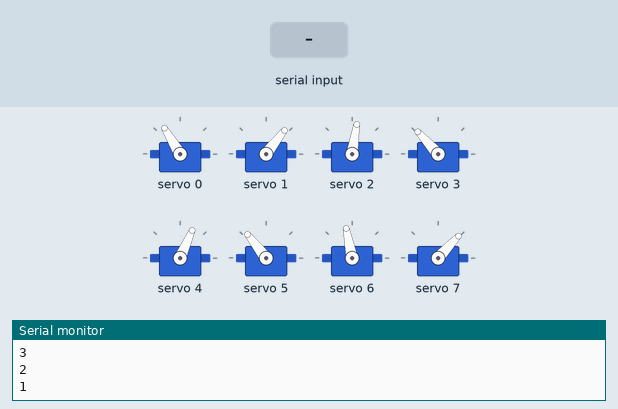
A sketch run on a simulated ESP32. Shown: 8 × servo, the last lines printed to the serial monitor. The test bench sets the inputs (shaded band).

Above: at 12.2 s.
12.3 s: "2" received over Serial
At 12.99 s:
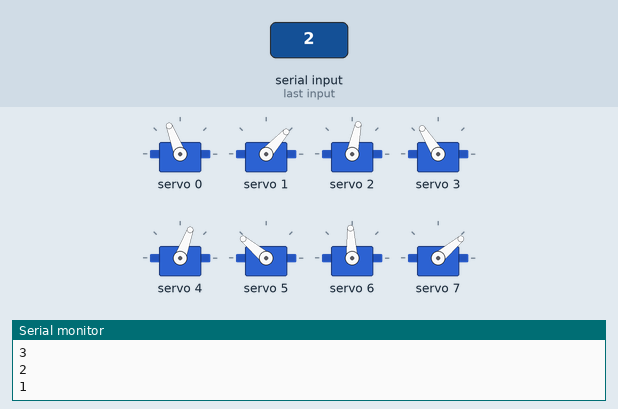
At 13.49 s:
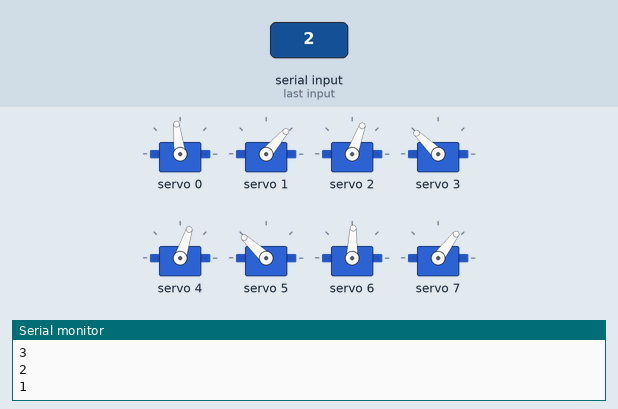
15.3 s: "1" received over Serial
18.3 s: "0" received over Serial
At 18.8 s:
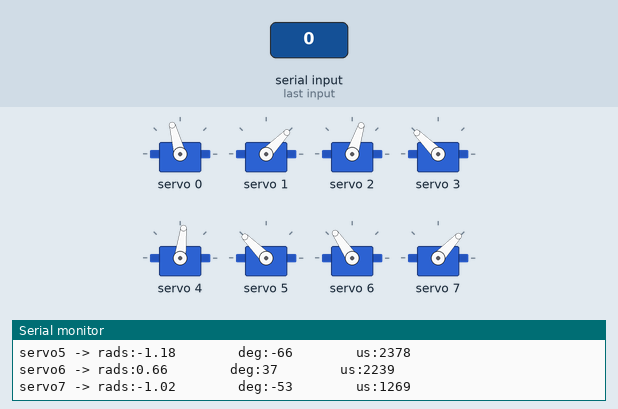
Timing chart, 0 to 21.3 s (numbered marks = the images above; inputs shaded):
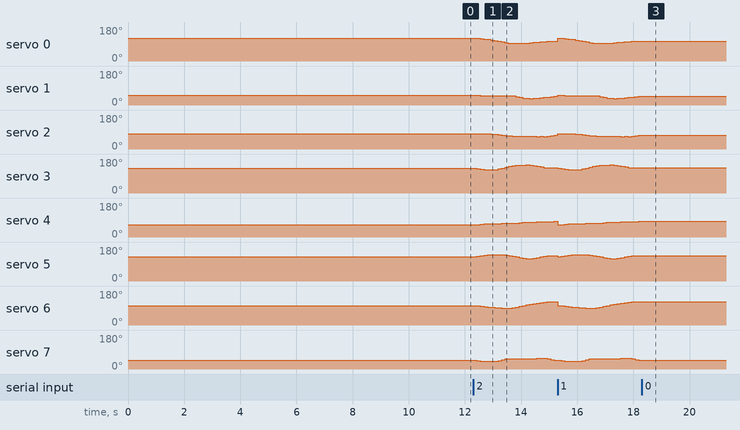

The sketch:

3D_SS_61.ino
```cpp
// HOW TO:
// ------------------------------
// Serial input = 2 -> Steps through gait sequence once and stops at the end.
// Serial input = 1 -> Steps through gait sequence in a loop.
// Serial input = 0 -> Stops infinite loop at the node where it is at that moment

//Gait template
#include <Wire.h>
#include <Adafruit_PWMServoDriver.h>

Adafruit_PWMServoDriver pca9685 = Adafruit_PWMServoDriver();

#define SERVO_FREQ 300
#define SER0 0 //Hip 1
#define SER1 1 //Knee 1
#define SER2 2 //Hip 2
#define SER3 3 //Knee 2
#define SER4 4 //Hip 3
#define SER5 5 //Knee 3
#define SER6 6 //Hip 4
#define SER7 7 //Knee 4

// Insert servo angles here:
// For 3D gaits, these angles are obtained from linearisation.py
// For 2D gaits, these angles are obtained from 2D_trajectory_reader.py
float SS_servo0[] = {-0.66890019, -0.66549029, -0.61313975, -0.55510135, -0.4926264 , -0.42113261, -0.3410453 , -0.26046873, -0.17897006, -0.09741784, -0.01629057,  0.01088644, -0.00920298, -0.02111734, -0.03264114, -0.04868879, -0.07706101, -0.11175084, -0.14880951, -0.18427053, -0.21644856, -0.24684957, -0.26778507, -0.28417747, -0.29835548, -0.31357055, -0.33388549, -0.36442296, -0.40193927, -0.4398199 , -0.47850598, -0.51720948, -0.54375819, -0.56089141, -0.58003874, -0.59939552, -0.61912214, -0.6266456 , -0.63316253, -0.63794832, -0.64355068, -0.65760759};
float SS_servo1[] = {0.85594661, 0.87628806, 0.90315197, 0.92612519, 0.94425629, 0.95350375, 0.95393744, 0.95398823, 0.94623799, 0.93289087, 0.91304852, 0.95193913, 1.07243811, 1.16112029, 1.23358856, 1.28656977, 1.29324646, 1.26291063, 1.22719606, 1.18857915, 1.15406835, 1.12918238, 1.06675365, 1.00226153, 0.93561242, 0.87455473, 0.85501921, 0.91023256, 0.98654779, 1.05407633, 1.11248629, 1.16754177, 1.19518662, 1.1985783 , 1.20551155, 1.21260151, 1.20032724, 1.13012904, 1.05301725, 0.97148115, 0.89797883, 0.85183927};
float SS_servo2[] = {-0.31476735, -0.32539797, -0.33733714, -0.34950284, -0.36091807, -0.38928677, -0.43573869, -0.48586621, -0.53738133, -0.58831839, -0.62751229, -0.64269065, -0.64687388, -0.6456702 , -0.64862809, -0.65542456, -0.66019013, -0.66141125, -0.66523979, -0.66184993, -0.66383646, -0.64626509, -0.59836722, -0.53915721, -0.47960386, -0.41983456, -0.35065309, -0.27054634, -0.18978153, -0.1090455 , -0.02839954,  0.04534453,  0.02717502, -0.01627925, -0.05533786, -0.09050955, -0.12881758, -0.1660071 , -0.1998664 , -0.23519453, -0.27015459, -0.30342217};
float SS_servo3[] = {0.88528227, 0.81741371, 0.73827749, 0.66981706, 0.61282965, 0.61594062, 0.68561622, 0.77691396, 0.87809628, 0.9831063 , 1.0844762 , 1.16729006, 1.22164406, 1.25488052, 1.28326276, 1.29588273, 1.25893827, 1.18598882, 1.10852868, 1.01767919, 0.94312234, 0.90410847, 0.93063965, 0.95221646, 0.97412082, 0.99575883, 0.98780518, 0.93757523, 0.91149821, 0.87164223, 0.80788088, 0.76253279, 0.80119494, 0.87088474, 0.93389733, 0.98660948, 1.01947344, 1.00336012, 0.97018573, 0.93877705, 0.91347143, 0.89928103};
float SS_servo4[] = { 0.64908535,  0.64704088,  0.62604231,  0.60554098,  0.58541186,  0.56367712,  0.54423776,  0.52945813,  0.51780549,  0.50867795,  0.49966508,  0.48739395,  0.46444539,  0.43461138,  0.40340471,  0.37409271,  0.35848191,  0.3543542 ,  0.3483198 ,  0.34274077,  0.331118  ,  0.31241733,  0.28555126,  0.24755358,  0.20682081,  0.16586513,  0.12422295,  0.08710085,  0.04902131,  0.00522521, -0.04540956, -0.05378166,  0.02054147,  0.10144947,  0.18238845,  0.26352833,  0.34005086,  0.40622481,  0.46658226,  0.52334616,  0.59127339,  0.64379775};
float SS_servo5[] = {-1.00823555, -1.08825575, -1.15147337, -1.209762  , -1.25862576, -1.28000078, -1.27335748, -1.25796597, -1.23596329, -1.21077071, -1.16357967, -1.08024921, -0.98658154, -0.89004927, -0.80398546, -0.73937531, -0.74847618, -0.81668993, -0.89618064, -0.98192716, -1.05304512, -1.10057919, -1.14652062, -1.16406181, -1.17871616, -1.19578526, -1.1765135 , -1.0927624 , -0.99887363, -0.90353427, -0.80526162, -0.77334128, -0.83363703, -0.8720257 , -0.95001703, -1.01847677, -1.04291065, -1.02941197, -1.00704471, -0.98124449, -0.96770893, -0.97630595};
float SS_servo6[] = { 0.19102416,  0.17492175,  0.13913602,  0.102324  ,  0.06343817,  0.02645679, -0.00613505, -0.03430221, -0.06528398, -0.09879951, -0.09629626, -0.02497581,  0.05560626,  0.13682094,  0.21777604,  0.29785013,  0.37237919,  0.43229475,  0.4862774 ,  0.54713911,  0.59751072,  0.63168271,  0.66235397,  0.66265107,  0.66377544,  0.66197463,  0.65386332,  0.62828671,  0.60031491,  0.57735952,  0.55840864,  0.53059227,  0.47960798,  0.42616571,  0.37414985,  0.32261661,  0.28121673,  0.26438041,  0.25174869,  0.23497268,  0.21906871,  0.19791312};
float SS_servo7[] = {-0.94474298, -1.01407192, -1.05856342, -1.09570757, -1.1152518 , -1.10511776, -1.0559488 , -0.99339573, -0.9109147 , -0.81578005, -0.76375442, -0.78604978, -0.79188223, -0.79328604, -0.79354088, -0.79273114, -0.78627294, -0.76495501, -0.73627126, -0.71296173, -0.71558422, -0.76476727, -0.8598098 , -0.94146793, -1.0236444 , -1.10300102, -1.14809591, -1.111672  , -1.06445385, -1.03421803, -1.0202356 , -0.99068035, -0.91466483, -0.83313457, -0.7514115 , -0.67019458, -0.62816487, -0.6747789 , -0.74231911, -0.80710082, -0.8732159 , -0.91786231};

int node=0;
int first=0;
int input=0;
int end_time=0;
int time_step=120000;
int steps = sizeof(SS_servo0)/sizeof(SS_servo0[0]);
int one_print = 0;

// -------------------Joint configurations-------------------
int servo0=0;
int servo0_deg=0;
int servo1=0;
int servo1_deg=0;
int servo2=0;
int servo2_deg=0;
int servo3=0;
int servo3_deg=0;
int servo4=0;
int servo4_deg=0;
int servo5=0;
int servo5_deg=0;
int servo6=0;
int servo6_deg=0;
int servo7=0;
int servo7_deg=0;

void setup() {
  Serial.begin(115200);
  pca9685.begin();

  pca9685.setOscillatorFrequency(27000000); //Value between 24MHz and 27MHz, tuned for this setup
  pca9685.setPWMFreq(SERVO_FREQ);
  delay (1000);

  servo0_deg=SS_servo0[0]/3.14159265*180;
  servo0=map(servo0_deg,-38,90,2200,1030);
  servo1_deg=SS_servo1[0]/3.14159265*180;
  servo1=map(servo1_deg,-90,90,2600,950);
  servo2_deg=SS_servo2[0]/3.14159265*180;
  servo2=map(servo2_deg,-38,90,1510,2730);
  servo3_deg=SS_servo3[0]/3.14159265*180;
  servo3=map(servo3_deg,-90,90,1100,2700);
  servo4_deg=SS_servo4[0]/3.14159265*180;
  servo4=map(servo4_deg,-90,38,2700,1500);
  servo5_deg=SS_servo5[0]/3.14159265*180;
  servo5=map(servo5_deg,-90,90,2600,930);
  servo6_deg=SS_servo6[0]/3.14159265*180;
  servo6=map(servo6_deg,-90,38,850,2250);
  servo7_deg=SS_servo7[0]/3.14159265*180;
  servo7=map(servo7_deg,-90,90,920,2620);

  pca9685.setPWM(SER0,0,servo0);
  pca9685.setPWM(SER1,0,servo1);
  pca9685.setPWM(SER2,0,servo2);
  pca9685.setPWM(SER3,0,servo3);
  pca9685.setPWM(SER4,0,servo4);
  pca9685.setPWM(SER5,0,servo5);
  pca9685.setPWM(SER6,0,servo6);
  pca9685.setPWM(SER7,0,servo7);

  Serial.print("Node:");
  Serial.println(node);
  Serial.print("servo0 -> rads:");
  Serial.print(SS_servo0[node]);
  Serial.print("        deg:");
  Serial.print(servo0_deg);
  Serial.print("        us:");
  Serial.println(servo0);
  Serial.print("servo1 -> rads:");
  Serial.print(SS_servo1[node]);
  Serial.print("        deg:");
  Serial.print(servo1_deg);
  Serial.print("        us:");
  Serial.println(servo1);
  Serial.print("servo2 -> rads:");
  Serial.print(SS_servo2[node]);
  Serial.print("        deg:");
  Serial.print(servo2_deg);
  Serial.print("        us:");
  Serial.println(servo2);
  Serial.print("servo3 -> rads:");
  Serial.print(SS_servo3[node]);
  Serial.print("        deg:");
  Serial.print(servo3_deg);
  Serial.print("        us:");
  Serial.println(servo3);
  Serial.print("servo4 -> rads:");
  Serial.print(SS_servo4[node]);
  Serial.print("        deg:");
  Serial.print(servo4_deg);
  Serial.print("        us:");
  Serial.println(servo4);
  Serial.print("servo5 -> rads:");
  Serial.print(SS_servo5[node]);
  Serial.print("        deg:");
  Serial.print(servo5_deg);
  Serial.print("        us:");
  Serial.println(servo5);
  Serial.print("servo6 -> rads:");
  Serial.print(SS_servo6[node]);
  Serial.print("        deg:");
  Serial.print(servo6_deg);
  Serial.print("        us:");
  Serial.println(servo6);
  Serial.print("servo7 -> rads:");
  Serial.print(SS_servo7[node]);
  Serial.print("        deg:");
  Serial.print(servo7_deg);
  Serial.print("        us:");
  Serial.println(servo7);

  Serial.println("10");
  delay(1000);
  Serial.println("9");
  delay(1000);
  Serial.println("8");
  delay(1000);
  Serial.println("7");
  delay(1000);
  Serial.println("6");
  delay(1000);
  Serial.println("5");
  delay(1000);
  Serial.println("4");
  delay(1000);
  Serial.println("3");
  delay(1000);
  Serial.println("2");
  delay(1000);
  Serial.println("1");
  delay(1000);

}

void loop()
{
  if(Serial.available()>0)
  {
    first=Serial.read();
    if(first=='2')
    {
      input=2;
      node=0;
      one_print=1;
    }
    if(first=='1')
    {
      input=1;
      node=0;
      one_print=1;
    }
    if(first=='0')
    {
      input=0;
    }
  }
  if(input==1 or input==2)
  {
      if(esp_timer_get_time()>=end_time)
      {
        servo0_deg=SS_servo0[node]/3.14159265*180;
        servo0=map(servo0_deg,-38,90,2200,1030);
        servo1_deg=SS_servo1[node]/3.14159265*180;
        servo1=map(servo1_deg,-90,90,2600,950);
        servo2_deg=SS_servo2[node]/3.14159265*180;
        servo2=map(servo2_deg,-38,90,1510,2730);
        servo3_deg=SS_servo3[node]/3.14159265*180;
        servo3=map(servo3_deg,-90,90,1100,2700);
        servo4_deg=SS_servo4[node]/3.14159265*180;
        servo4=map(servo4_deg,-90,38,2700,1500);
        servo5_deg=SS_servo5[node]/3.14159265*180;
        servo5=map(servo5_deg,-90,90,2600,930);
        servo6_deg=SS_servo6[node]/3.14159265*180;
        servo6=map(servo6_deg,-90,38,850,2250);
        servo7_deg=SS_servo7[node]/3.14159265*180;
        servo7=map(servo7_deg,-90,90,920,2620);

        pca9685.setPWM(SER0,0,servo0);
        pca9685.setPWM(SER1,0,servo1);
        pca9685.setPWM(SER2,0,servo2);
        pca9685.setPWM(SER3,0,servo3);
        pca9685.setPWM(SER4,0,servo4);
        pca9685.setPWM(SER5,0,servo5);
        pca9685.setPWM(SER6,0,servo6);
        pca9685.setPWM(SER7,0,servo7);

        node+=1;
        if(node>=steps and input==1)
        {
          Serial.print("Input:");
          Serial.println(input);
          node=0;
        }
        if(node>=steps and input==2)
        {
          Serial.print("Input:");
          Serial.println(input);
          input=0;
        }
         end_time=esp_timer_get_time()+time_step;
      }
   }

  if(input == 0)
  {
        pca9685.setPWM(SER0,0,servo0);
        pca9685.setPWM(SER1,0,servo1);
        pca9685.setPWM(SER2,0,servo2);
        pca9685.setPWM(SER3,0,servo3);
        pca9685.setPWM(SER4,0,servo4);
        pca9685.setPWM(SER5,0,servo5);
        pca9685.setPWM(SER6,0,servo6);
        pca9685.setPWM(SER7,0,servo7);

        if(one_print==1)
        {
          Serial.print("Input:");
          Serial.println(input);
          Serial.print("Node:");
          Serial.println(node);
          Serial.print("servo0 -> rads:");
          Serial.print(SS_servo0[node]);
          Serial.print("        deg:");
          Serial.print(servo0_deg);
          Serial.print("        us:");
          Serial.println(servo0);
          Serial.print("servo1 -> rads:");
          Serial.print(SS_servo1[node]);
          Serial.print("        deg:");
          Serial.print(servo1_deg);
          Serial.print("        us:");
          Serial.println(servo1);
          Serial.print("servo2 -> rads:");
          Serial.print(SS_servo2[node]);
          Serial.print("        deg:");
          Serial.print(servo2_deg);
          Serial.print("        us:");
          Serial.println(servo2);
          Serial.print("servo3 -> rads:");
          Serial.print(SS_servo3[node]);
          Serial.print("        deg:");
          Serial.print(servo3_deg);
          Serial.print("        us:");
          Serial.println(servo3);
          Serial.print("servo4 -> rads:");
          Serial.print(SS_servo4[node]);
          Serial.print("        deg:");
          Serial.print(servo4_deg);
          Serial.print("        us:");
          Serial.println(servo4);
          Serial.print("servo5 -> rads:");
          Serial.print(SS_servo5[node]);
          Serial.print("        deg:");
          Serial.print(servo5_deg);
          Serial.print("        us:");
          Serial.println(servo5);
          Serial.print("servo6 -> rads:");
          Serial.print(SS_servo6[node]);
          Serial.print("        deg:");
          Serial.print(servo6_deg);
          Serial.print("        us:");
          Serial.println(servo6);
          Serial.print("servo7 -> rads:");
          Serial.print(SS_servo7[node]);
          Serial.print("        deg:");
          Serial.print(servo7_deg);
          Serial.print("        us:");
          Serial.println(servo7);
          one_print=0;
        }

  }
}
```

Measured:
- after the input at 12.3 s, servo 0: 121° → 119° after 0.25 s, → 116° 0.13 s later, → 114° 0.13 s later, → 111° 0.13 s later, … (18 changes in this stretch); servo 1: 52° → 51° after 0.13 s, → 50° 0.13 s later, → 49° 0.13 s later, → 48° 0.13 s later, … (19 changes in this stretch)
- after the input at 18.3 s, servo 0: stops changing and stays 105°; servo 1: stops changing and stays 46°; servo 2: stops changing and stays 72°; servo 3, servo 5: stops changing and stays 135°; servo 4: stops changing and stays 83°
